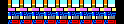

A level layout from a 2D game, rendered from its tile map. Below: a short description, then the map file with its tile-grid data intact:
An orthogonal 31x6 tile map with 4x4 px tiles, 1 tile layer (Tile Layer 1).

<map version="1.8" tiledversion="1.8.0" orientation="orthogonal" renderorder="right-down" width="31" height="6" tilewidth="4" tileheight="4" infinite="0" nextlayerid="2" nextobjectid="1">
 <tileset firstgid="1" source="tileset.tsx" />
 <layer id="1" name="Tile Layer 1" width="31" height="6">
  <data encoding="csv">
102,103,4,5,6,4,5,6,4,5,6,4,5,6,4,5,6,4,5,6,4,5,6,4,5,6,4,5,6,102,103,
102,103,20,21,22,20,21,22,20,21,22,20,21,22,20,21,22,20,21,22,20,21,22,20,21,22,20,21,22,102,103,
102,103,33,34,35,33,34,35,33,34,35,33,34,35,33,34,35,33,34,35,33,34,35,33,34,35,33,34,35,102,103,
102,103,49,50,51,49,50,51,49,50,51,49,50,51,49,50,51,49,50,51,49,50,51,49,50,51,49,50,51,102,103,
102,103,36,37,38,36,37,38,36,37,38,36,37,38,36,37,38,36,37,38,36,37,38,36,37,38,36,37,38,102,103,
102,103,52,53,54,52,53,54,52,53,54,52,53,54,52,53,54,52,53,54,52,53,54,52,53,54,52,53,54,102,103
</data>
 </layer>
</map>